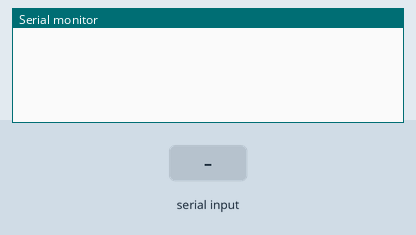
This sketch was run on a simulated Arduino Uno, built with avr-gcc and run on an emulated ATmega328P. Shown: the last lines printed to the serial monitor. The test bench sets the inputs (shaded band).

Above: at 1.5 s.
1.6 s: "1\n" received over Serial
At 3.2 s:
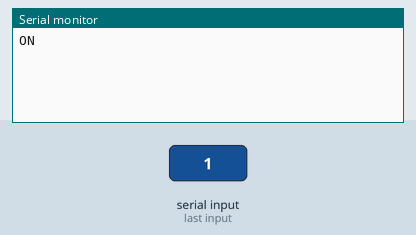
3.5 s: byte 10 ('\n') received over Serial
At 4.6 s:
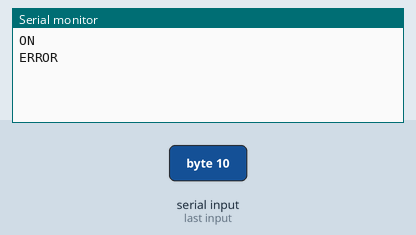
5.0 s: "0\n" received over Serial
At 5.7 s:
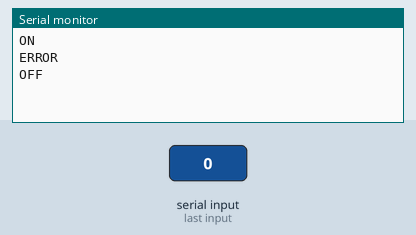
6.5 s: "2\n" received over Serial
At 7.0 s:
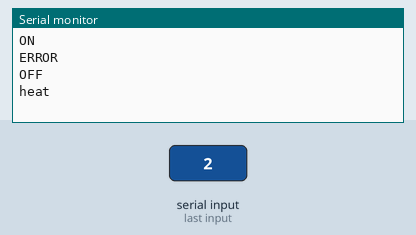
8.1 s: "3\n" received over Serial
At 9.4 s:
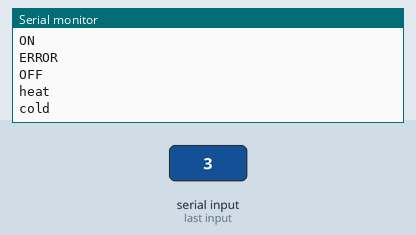
9.7 s: "4\n" received over Serial
At 10.7 s:
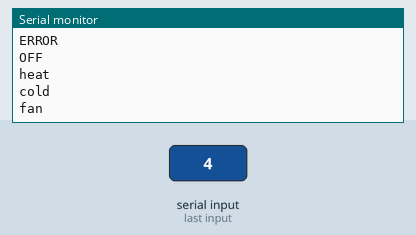

Measured:
- after the input at 1.6 s, the serial monitor: prints a new line after 0.40 s (image 1)
- after the input at 3.5 s, the serial monitor: prints a new line after 0.07 s (image 2)
- after the input at 5.0 s, the serial monitor: prints a new line after 0.07 s (image 3)
- after the input at 6.5 s, the serial monitor: prints a new line after 0.14 s (image 4)
- after the input at 8.1 s, the serial monitor: prints a new line after 0.11 s (image 5)
- after the input at 9.7 s, the serial monitor: prints a new line after 0.07 s (image 6)

The sketch:

IR_AIRCOND.ino
```cpp
/*Este programa le permite encender el aire acondicionado con nuestro Arduino.
El primer paso es capturar el codigo RAW emitida por nuestro
control remoto, a través del programa IR_AIRCON_DECODE.
Ahora tenemos que tomar el código RAW, elimine el primer valor,
convertir los signos "-" en espacio y poner comas entre los distintos valores.
Por ej. para el mando SONY , IR_DECODE nos decodifica el boton ON/OFF como:
Raw (26): -25500 2450 -500 1300 -500 650 -550 1250 -500 700 -500 1250 -550 650 -500 700 -500 1250 -550 650 -550 650 -500 700 -500 650
la secuencia quedaría como :
2450,500,1300,500,650,550,1250,500,700,500,1250,550,650,500,700,500,1250,550,650,550,650,500,700,500,650

A traves del monitor serie le enviamos diferentes comandos:
0 - Apagar
1 - Encender
2 - Subir temperatura
3 - Enfriar
4 - Potencia ventilador
5 - Parar/Mover difusor
6 - Modo bomba de calor (enfriar, calentar,
El emisor es un LED IR conectado al pin 3 */

#include "IRremote.h"

IRsend irsend;
String inputString = "";         // a string to hold incoming data
boolean stringComplete = false;  // whether the string is complete

void setup()
{
  Serial.begin(9600);
    // reserve 10 bytes for the inputString:
  inputString.reserve(10);
}

int khz=38; //NB Change this default value as neccessary to the correct modulation frequency
// ON and 2O C° with 1 FAN heat
unsigned ON[] = {9000,4350,700,1550,650,1600,600,500,650,450,650,450,650,500,600,500,600,1600,650,1600,600,1600,650,450,650,1600,600,500,650,450,650,450,650,500,600,1600,650,450,650,500,600,500,600,500,650,450,650,500,600,500,650,450,650,450,650,500,600,500,650,450,650,450,650,500,600,500,650,450,650,1550,650,500,600,500,650,450,650,450,650,1600,650,450,650,500,600,500,600,1600,650,1550,650,1600,600,1600,650,450,650,1600,600};

unsigned heat[] = {8850,4450,650,1600,600,1600,550,550,600,550,600,500,650,500,500,600,600,1600,600,1600,600,1650,600,500,650,1550,600,550,550,550,550,550,550,550,650,1600,600,500,550,550,550,550,600,550,550,600,600,450,650,500,600,500,600,550,500,550,650,450,650,500,600,550,500,550,650,500,600,500,600,1600,650,450,600,550,600,500,550,550,650,1600,550,600,500,550,550,550,650,1600,550,1650,650,1550,600,1650,550,600,600,1550,650};
// OFF the A/C
unsigned OFF[] = {8950,4400,600,1550,700,1550,650,500,600,500,650,450,650,450,650,500,600,1600,650,1600,600,1600,650,450,650,1550,650,500,650,450,650,500,600,500,600,1600,650,500,600,500,600,500,600,500,650,450,650,500,600,500,650,450,650,500,600,500,600,500,650,1550,650,500,600,500,600,500,650,500,600,1550,650,500,600,500,650,500,600,500,600,1600,650,450,650,1600,600,1600,650,450,650,1550,650,1600,650,450,650,1550,650,1600,650};
// ON and 23° with 2 FAN cold
unsigned cold[] = {8900,4450,550,1650,600,1650,600,500,600,500,550,600,500,600,600,500,550,1650,550,1700,600,1600,550,600,550,1650,600,500,550,550,600,550,500,600,550,1650,550,550,550,600,500,600,550,550,550,600,500,600,550,550,550,550,550,600,500,600,550,550,550,550,550,600,500,600,550,550,550,550,550,1700,500,600,550,550,550,550,550,600,500,1700,550,600,500,1700,550,1650,550,550,550,1700,500,600,550,550,550,1700,500,1700,550};
// ON and 20 C° with 1 FAN heat and SWING
unsigned fan[] = {9000,4350,650,1600,600,1600,650,450,650,450,650,500,600,500,650,450,650,1550,650,1600,650,1550,650,500,600,1600,650,450,650,500,600,500,600,500,650,1550,650,500,600,500,650,450,650,450,650,500,650,450,650,450,650,500,600,500,600,500,650,450,650,450,650,500,600,500,650,450,650,1600,600,1600,650,450,650,450,650,500,600,500,650,1550,650,500,600,1600,650,1550,650,500,600,1600,650,1550,650,500,600,1600,650,1550,650};
// ON and 23° with 2 FAN cold and SWING
unsigned swing[] = {8900,4450,550,1650,550,1650,600,550,550,550,550,550,550,550,550,600,550,1650,550,1650,600,1650,550,550,550,1650,600,550,550,550,550,550,550,550,600,1650,550,550,550,550,550,600,550,550,550,550,600,550,550,550,550,1650,550,550,550,600,550,550,550,1650,550,550,550,600,550,550,550,1650,550,550,600,550,550,550,550};

unsigned mode[] = {8900,4450,550,1650,600,1650,550,550,550,600,500,600,550,550,550,550,550,1650,550,1700,550,1650,550,600,550,1650,550,550,550,550,550,600,550,550,550,1650,550,550,550,600,550,550,550,550,600,550,550,550,550,550,550,550,550,600,550,550,550,600,500,550,550,600,550,550,550,600,500,550,550,600,550,550,550,600,500,600,500,550,600,550,550,600,500,550,600,550,550,550,550,600,500,1700,550,550,550,600,500,550,550};

void loop() {

  if (stringComplete) {
    if (inputString=="1"){
        Serial.println("ON");
        irsend.sendRaw(ON, sizeof(ON)/sizeof(int), khz);
    }
    else
    if (inputString=="0"){
        Serial.println("OFF");
        irsend.sendRaw(OFF, sizeof(OFF)/sizeof(int), khz);
    }
    else
    if (inputString=="2"){
        Serial.println("heat");
        irsend.sendRaw(OFF, sizeof(heat)/sizeof(int), khz);
    }
    else
    if (inputString=="3"){
        Serial.println("cold");
        irsend.sendRaw(cold, sizeof(cold)/sizeof(int), khz);
    }
    else
    if (inputString=="4"){
        Serial.println("fan");
        irsend.sendRaw(cold, sizeof(fan)/sizeof(int), khz);
    }
    else
    if (inputString=="5"){
        Serial.println("swing");
        irsend.sendRaw(cold, sizeof(swing)/sizeof(int), khz);
    }
    else
    if (inputString=="6"){
        Serial.println("mode");
        irsend.sendRaw(cold, sizeof(mode)/sizeof(int), khz);
    }
    else

    Serial.println("ERROR");
    // clear the string:
    inputString = "";
    stringComplete = false;
    }

    delay(500);
}

/*
  SerialEvent occurs whenever a new data comes in the
 hardware serial RX.  This routine is run between each
 time loop() runs, so using delay inside loop can delay
 response.  Multiple bytes of data may be available.
 */
void serialEvent() {
  while (Serial.available()) {
    // get the new byte:
    char inChar = (char)Serial.read();
    // add it to the inputString:

    // if the incoming character is a newline, set a flag
    // so the main loop can do something about it:
    if (inChar == '\n') {
      stringComplete = true;
    } else
        inputString += inChar;
  }
}
```
